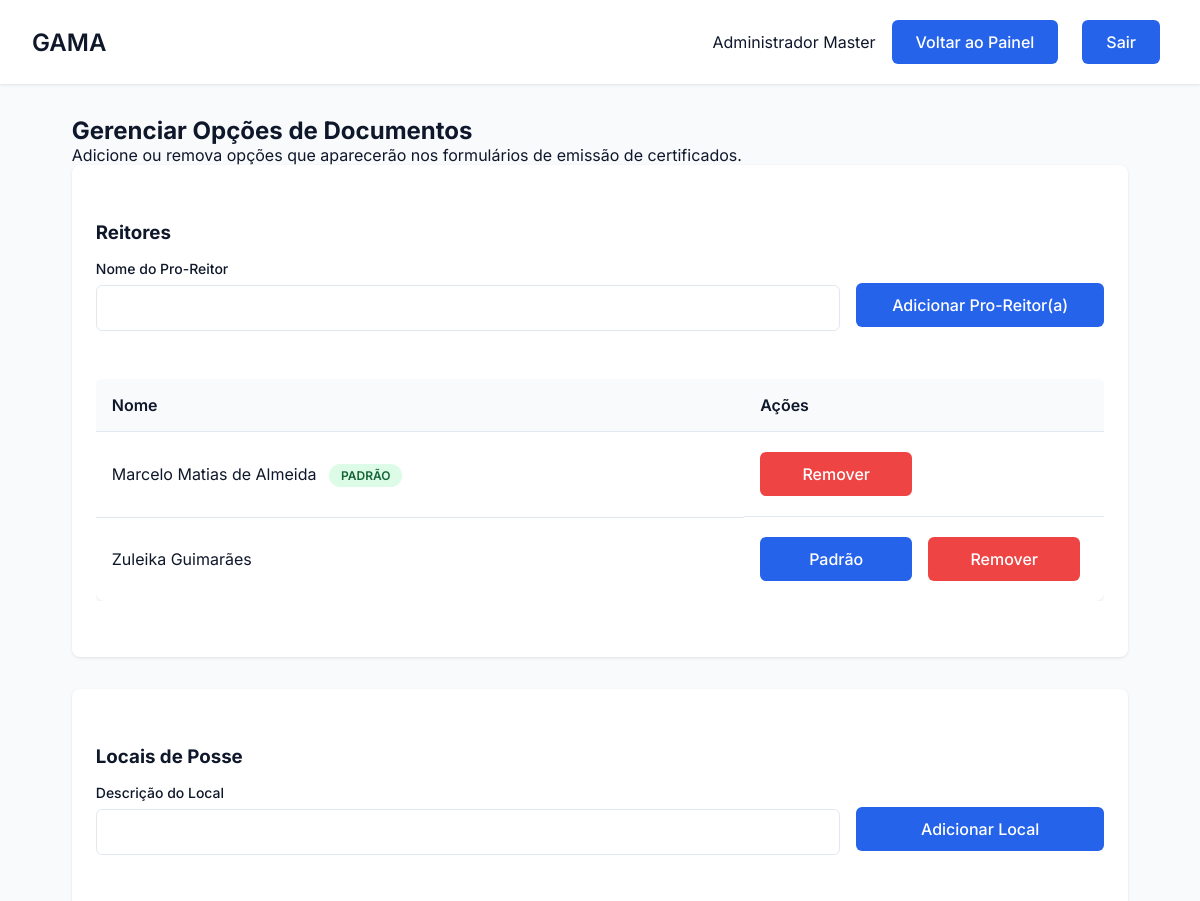
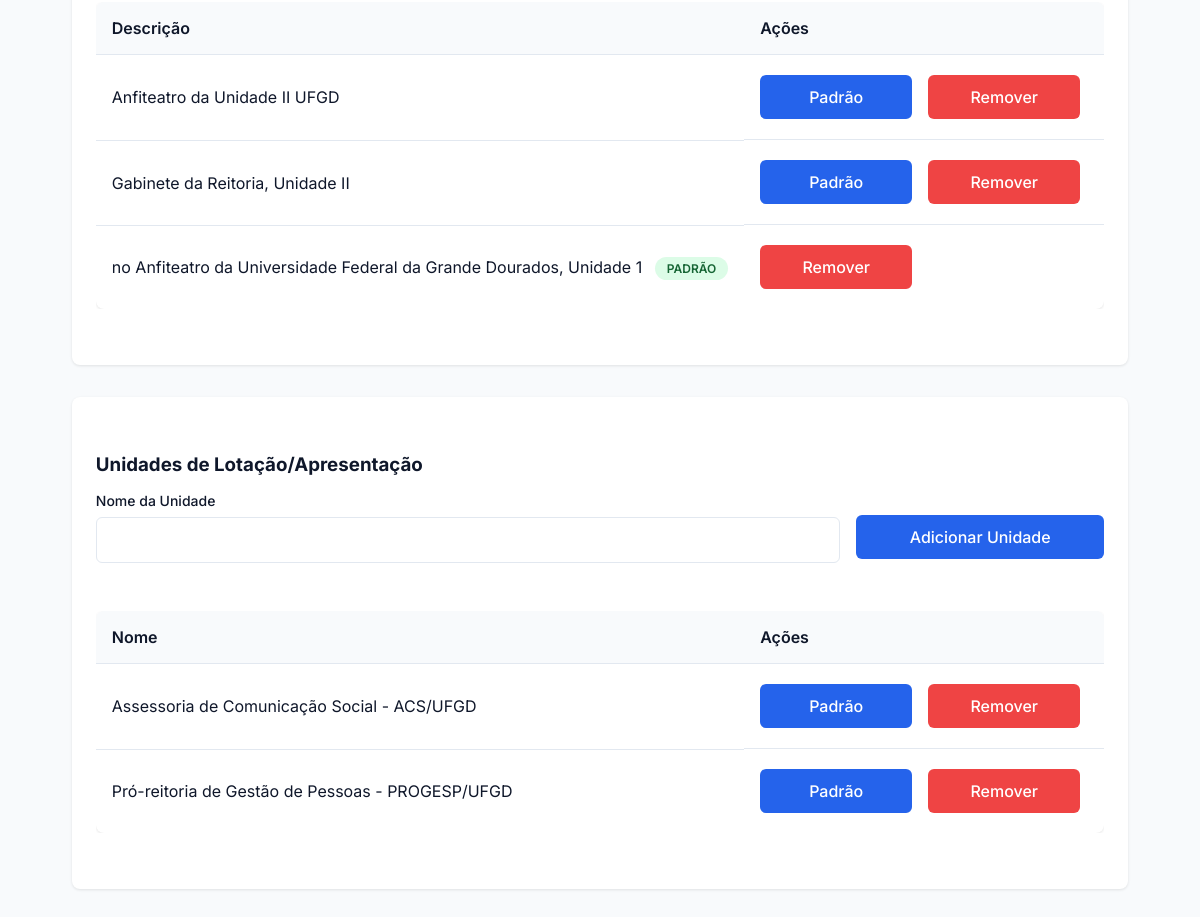
Screenshot of /config/gerenciar_opcoes (signed in) with the database file from the repository (2 pictures, top to bottom).
### tables this page shows
CREATE TABLE Opcao (
        id_opcao INTEGER PRIMARY KEY AUTOINCREMENT,
        tipo_opcao TEXT NOT NULL, -- Ex: 'reitor', 'local', 'unidade'
        valor_opcao TEXT NOT NULL UNIQUE, -- Ex: 'Marcelo Matias de Almeida'
        is_default BOOLEAN NOT NULL DEFAULT 0
    );

### gama/routes/config_routes.py (the view, shortened to what this page needs)
@config_bp.route('/gerenciar_opcoes', methods=['GET', 'POST'])
def gerenciar_opcoes():
    if 'usuario_id' not in session or session.get('tipo') != 'administrador':
        flash('Acesso negado.', 'error')
        return redirect(url_for('auth.login'))
    try:
        opcoes_reitor = Opcao.get_por_tipo('reitor')
        opcoes_local = Opcao.get_por_tipo('local')
        opcoes_unidade = Opcao.get_por_tipo('unidade') # <-- ADICIONADO
    except Exception as e:
        flash(f'Erro ao carregar opções: {e}', 'error')
        opcoes_reitor = []
        opcoes_local = []
        opcoes_unidade = [] # <-- ADICIONADO
    return render_template(
        'config_opcoes.html',
        nome=session.get('nome'),
        opcoes_reitor=opcoes_reitor,
        opcoes_local=opcoes_local,
        opcoes_unidade=opcoes_unidade # <-- ADICIONADO
    )

### app.py (called while the page is built)
@app.before_request
def make_session_permanent():
    session.permanent = True

### gama/database/database.py (called while the page is built)
def conectar():
    diretorio_db = "gama/database"
    if not os.path.exists(diretorio_db):
        os.makedirs(diretorio_db)
    return sqlite3.connect(f"{diretorio_db}/editais.db")

### gama/models/configuracao.py (called while the page is built)
    @staticmethod
    def get_por_tipo(tipo_opcao):
        conn = conectar()
        conn.row_factory = sqlite3.Row # Retorna como dicionário
        cursor = conn.cursor()
        try:
            cursor.execute("SELECT * FROM Opcao WHERE tipo_opcao = ? ORDER BY valor_opcao", (tipo_opcao,))
            return [dict(row) for row in cursor.fetchall()]
        except sqlite3.Error as e:
            print(f"Erro ao buscar opções: {e}")
            return []
        finally:
            conn.close()

### gama/templates/config_opcoes.html (shortened to what this page needs)
<!DOCTYPE html>
<html lang="pt-BR">
<head>
    <link rel="stylesheet" href="{{ url_for('static', filename='css/estilo.css') }}">
    <link rel="stylesheet" href="{{ url_for('static', filename='css/usuarios.css') }}">
    <link rel="stylesheet" href="{{ url_for('static', filename='css/dashboard.css') }}">
    <link rel="stylesheet" href="https://cdnjs.cloudflare.com/ajax/libs/font-awesome/6.5.0/css/all.min.css">
</head>
<body>
    <div class="dashboard">
        <header class="dashboard-header">
            <nav class="dashboard-nav container">
                <h1 class="dashboard-title">GAMA</h1>
                <div class="dashboard-user">
                    <span>{{ session.get('nome') }}</span>
                    <a href="{{ url_for('admin.painel_admin') }}" class="btn btn-primary">Voltar ao Painel</a>
                    <a href="{{ url_for('auth.logout') }}" class="btn btn-primary">Sair</a>
                </div>
            </nav>
        </header>
        <main class="dashboard-content container">
            <h2>Gerenciar Opções de Documentos</h2>
            <p class="config-subtitle">Adicione ou remova opções que aparecerão nos formulários de emissão de certificados.</p>
            <div class="form-container">
                <h3 class="titulo">Reitores</h3>
                <form action="{{ url_for('config.gerenciar_opcoes') }}" method="POST">
                    <div class="form-row">
                        <div class="form-group" style="flex-grow: 3;">
                            <label for="valor_reitor" class="form-label">Nome do Pro-Reitor</label>
                            <input type="text" id="valor_reitor" name="valor_opcao" class="form-input" required>
                        </div>
                        <div class="form-group" style="flex-grow: 1; align-self: flex-end;">
                            <button type="submit" class="btn btn-primary" style="width: 100%;">Adicionar Pro-Reitor(a)</button>
                        </div>
                    </div>
                </form>
                <div class="tabela-container" style="margin-top: 1.5rem;">
                    <table class="table">
                        <thead>
                            <tr>
                                <th>Nome</th>
                                <th style="width: 30%;">Ações</th>
                            </tr>
                        </thead>
                        <tbody>
                            {% for reitor in opcoes_reitor %}
                            <tr>
                                <td>
                                    {{ reitor.valor_opcao }}
                                    {% if reitor.is_default %}
                                        <span class="badge badge-success">Padrão</span>
                                    {% endif %}
                                </td>
                                <td class="acoes">
                                    {% if not reitor.is_default %}
                                        <form action="{{ url_for('config.set_default', id_opcao=reitor.id_opcao) }}" method="POST" style="display:inline;">
                                            <button type="submit" class="btn btn-secundario btn-action">
                                                Padrão
                                            </button>
                                        </form>
                                    {% endif %}
                                    <form action="{{ url_for('config.remover_opcao', id_opcao=reitor.id_opcao) }}" method="POST" onsubmit="return confirm('Tem certeza?');" style="display:inline;">
                                        <button type="submit" class="btn btn-perigo btn-action">Remover</button>
                                    </form>
                                </td>
                            </tr>
                            {% else %}
                            <tr>
                                <td colspan="2">Nenhum pro-reitor cadastrado.</td>
                            </tr>
                            {% endfor %}
                        </tbody>
                    </table>
                </div>
            </div>
            <div class="form-container">
                <h3 class="titulo">Locais de Posse</h3>
                <form action="{{ url_for('config.gerenciar_opcoes') }}" method="POST">
                    <div class="form-row">
                        <div class="form-group" style="flex-grow: 3;">
                            <label for="valor_local" class="form-label">Descrição do Local</label>
                            <input type="text" id="valor_local" name="valor_opcao" class="form-input" required>
                        </div>
                        <div class="form-group" style="flex-grow: 1; align-self: flex-end;">
                            <button type="submit" class="btn btn-primary" style="width: 100%;">Adicionar Local</button>
                        </div>
                    </div>
                </form>
                <div class="tabela-container" style="margin-top: 1.5rem;">
                    <table class="table">
                        <thead>
                            <tr>
                                <th>Descrição</th>
                                <th style="width: 30%;">Ações</th>
                            </tr>
                        </thead>
                        <tbody>
                            {% for local in opcoes_local %}
                            <tr>
                                <td>
                                    {{ local.valor_opcao }}
                                    {% if local.is_default %}
                                        <span class="badge badge-success">Padrão</span>
                                    {% endif %}
                                </td>
                                <td class="acoes">
                                    {% if not local.is_default %}
                                        <form action="{{ url_for('config.set_default', id_opcao=local.id_opcao) }}" method="POST" style="display:inline;">
                                            <button type="submit" class="btn btn-secundario btn-action">
                                                Padrão
                                            </button>
                                        </form>
                                    {% endif %}
                                    <form action="{{ url_for('config.remover_opcao', id_opcao=local.id_opcao) }}" method="POST" onsubmit="return confirm('Tem certeza?');" style="display:inline;">
                                        <button type="submit" class="btn btn-perigo btn-action">Remover</button>
                                    </form>
                                </td>
                            </tr>
                            {% else %}
                            <tr>
                                <td colspan="2">Nenhum local cadastrado.</td>
                            </tr>
                            {% endfor %}
                        </tbody>
                    </table>
                </div>
            </div>
            <div class="form-container">
                <h3 class="titulo">Unidades de Lotação/Apresentação</h3>
                <form action="{{ url_for('config.gerenciar_opcoes') }}" method="POST">
                    <div class="form-row">
                        <div class="form-group" style="flex-grow: 3;">
                            <label for="valor_unidade" class="form-label">Nome da Unidade</label>
                            <input type="text" id="valor_unidade" name="valor_opcao" class="form-input" required>
                        </div>
                        <div class="form-group" style="flex-grow: 1; align-self: flex-end;">
                            <button type="submit" class="btn btn-primary" style="width: 100%;">Adicionar Unidade</button>
                        </div>
                    </div>
                </form>
                <div class="tabela-container" style="margin-top: 1.5rem;">
                    <table class="table">
                        <thead>
                            <tr>
                                <th>Nome</th>
                                <th style="width: 30%;">Ações</th>
                            </tr>
                        </thead>
                        <tbody>
                            {% for unidade in opcoes_unidade %}
                            <tr>
                                <td>
                                    {{ unidade.valor_opcao }}
                                </td>
                                <td class="acoes">
                                    {% if not unidade.is_default %}
                                        <form action="{{ url_for('config.set_default', id_opcao=unidade.id_opcao) }}" method="POST" style="display:inline;">
                                            <button type="submit" class="btn btn-secundario btn-action">
                                                Padrão
                                            </button>
                                        </form>
                                    {% endif %}
                                    <form action="{{ url_for('config.remover_opcao', id_opcao=unidade.id_opcao) }}" method="POST" onsubmit="return confirm('Tem certeza?');" style="display:inline;">
                                        <button type="submit" class="btn btn-perigo btn-action">Remover</button>
                                    </form>
                                </td>
                            </tr>
                            {% else %}
                            <tr>
                                <td colspan="2">Nenhuma unidade cadastrada.</td>
                            </tr>
                            {% endfor %}
                        </tbody>
                    </table>
                </div>
            </div>
        </main>
    </div>
</body>
</html>

### gama/static/css/estilo.css (style rules this page uses)
* { margin: 0; padding: 0; box-sizing: border-box; font-family: 'Inter', sans-serif; }
:root { --primary: #2563eb; --primary-dark: #4338ca; --secondary: #64748b; --danger: #ef4444; --success: #22c55e; --background: #f8fafc; --surface: #ffffff; --text: #0f172a; --text-light: #64748b; --primary-light: #93c5fd; --secondary: #2563eb; --accent: #10b981; --card-bg: #ffffff; }
body { background-color: var(--background); color: var(--text); min-height: 100vh; }
.container { max-width: 1200px; margin: 0 auto; padding: 0 1rem; }
.form-group { margin-bottom: 1.5rem; }
.form-label { display: block; font-size: 0.875rem; font-weight: 500; margin-bottom: 0.5rem; color: var(--text); }
.form-input { width: 100%; padding: 0.75rem 1rem; border: 1px solid #e2e8f0; border-radius: 6px; font-size: 1rem; transition: all 0.2s; }
.btn { display: inline-flex; align-items: center; justify-content: center; padding: 0.75rem 1.5rem; margin-right: 0.5rem; margin-top: 0.25rem; margin-bottom: 0.25rem; background-color: var(--primary); color: white; font-size: 1rem; font-weight: 500; border-radius: 6px; cursor: pointer; transition: all 0.2s; border: none; text-decoration: none; }
.btn-primary { background-color: var(--primary); color: white; }
.dashboard-content { padding: 2rem; }

### gama/static/css/usuarios.css (style rules this page uses)
.titulo { margin-top: 2rem; margin-bottom: 1rem; }
.tabela-container { overflow-x: auto; margin-bottom: 2rem; }
.table { width: 100%; border-collapse: collapse; background-color: var(--surface); border-radius: 8px; overflow: hidden; box-shadow: 0 1px 3px 0 rgb(0 0 0 / 0.1); }
.table th, .table td { padding: 1rem; text-align: left; border-bottom: 1px solid #e2e8f0; }
.table th { background-color: #f8fafc; font-weight: 600; }
.table tr:last-child td { border-bottom: none; }
.acoes { display: flex; gap: 0.5rem; }
.btn-perigo { background-color: var(--danger); color: white; }
.form-container { background-color: var(--surface); padding: 1.5rem; border-radius: 8px; box-shadow: 0 1px 3px 0 rgb(0 0 0 / 0.1); margin-bottom: 2rem; }
.form-row { display: flex; gap: 1rem; margin-bottom: 1rem; }
.form-group { flex: 1; }

### gama/static/css/dashboard.css (style rules this page uses)
.dashboard { min-height: 100vh; display: grid; grid-template-rows: auto 1fr; }
.dashboard-header { background: var(--surface); padding: 1rem; box-shadow: 0 1px 3px 0 rgb(0 0 0 / 0.1); margin-bottom: 2rem; }
.dashboard-nav { display: flex; justify-content: space-between; align-items: center; }
.container { max-width: 1200px; margin: 0 auto; padding: 0 1rem; }
.dashboard-title { font-size: 1.5rem; font-weight: 600; }
.dashboard-user { display: flex; align-items: center; gap: 1rem; }

### gama/templates/config_opcoes.html (style rules this page uses)
.badge { font-size: 0.75rem; padding: 0.25rem 0.75rem; border-radius: 9999px; font-weight: 600; text-transform: uppercase; margin-left: 0.5rem; }
.badge-success { background: #dcfce7; color: #166534; }
.btn-action { min-width: 152px; text-align: center; }

### rows the page displays
Opcao: valor_opcao "Marcelo Matias de Almeida", is_default "PADRÃO"
Opcao: valor_opcao "Zuleika Guimarães"
Opcao: valor_opcao "Anfiteatro da Unidade II UFGD"
Opcao: valor_opcao "Gabinete da Reitoria, Unidade II"
Opcao: valor_opcao "no Anfiteatro da Universidade Federal da Grande Dourados, Unidade 1", is_default "PADRÃO"
Opcao: valor_opcao "Assessoria de Comunicação Social - ACS/UFGD"
Opcao: valor_opcao "Pró-reitoria de Gestão de Pessoas - PROGESP/UFGD"

### other values shown
{{ session.get('nome') }} "Administrador Master"
